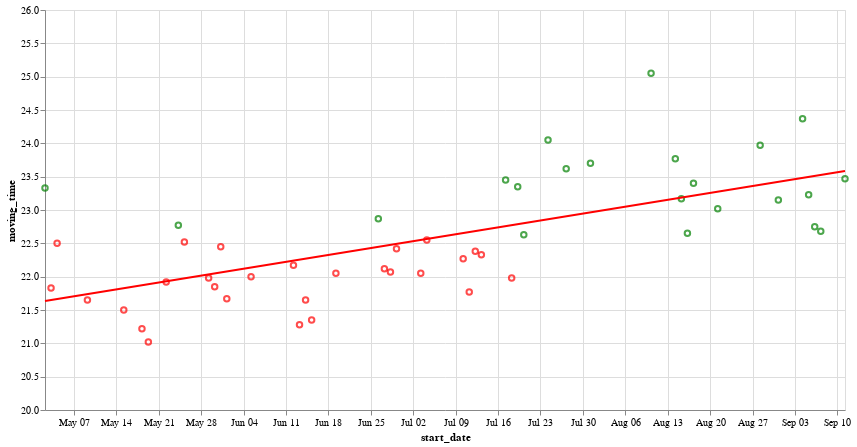

Notebook code for this chart:
### Code cell
cutoff = dff['moving_time'].mean()
print(cutoff)
chart = alt.Chart(dff).mark_point().encode(x=alt.X('start_date:T'), y=alt.Y('moving_time:Q', scale=alt.Scale(domain=[20, 26])), color=alt.condition(alt.datum.moving_time > cutoff, alt.value('green'), alt.value('red')), tooltip=['moving_time', alt.Tooltip('start_date:T')])# .add_params(alt.param(value=cutoff))
# chart = alt.Chart(dff).mark_point(color="purple").encode(x=alt.X('start_date:T'), y=alt.Y('moving_time:Q', scale=alt.Scale(domain=[20, 26])), tooltip=['moving_time', alt.Tooltip('start_date:T')])# .add_params(alt.param(value=cutoff))
# chart = alt.Chart(dff).mark_point().encode(x=alt.X('start_date:T'), y=alt.Y('moving_time:Q', scale=alt.Scale(domain=[20, 26])), color=alt.Color("moving_time", scale=alt.Scale(scheme='plasma')), tooltip=['moving_time', alt.Tooltip('start_date:T')])# .add_params(alt.param(value=cutoff))
reg = chart.transform_regression('start_date', 'moving_time').mark_line(color='red')
(chart + reg).properties(width=800, height=400)

### Figure 1 — Vega-Lite specification as saved in the notebook (floating-point values rounded to 4 significant figures)
{"config": {"view": {"continuousWidth": 300, "continuousHeight": 300}}, "layer": [{"mark": {"type": "point"}, "encoding": {"color": {"condition": {"test": "(datum.moving_time > 22.58)", "value": "green"}, "value": "red"}, "tooltip": [{"field": "moving_time", "type": "quantitative"}, {"field": "start_date", "type": "temporal"}], "x": {"field": "start_date", "type": "temporal"}, "y": {"field": "moving_time", "scale": {"domain": [20, 26]}, "type": "quantitative"}}}, {"mark": {"type": "line", "color": "red"}, "encoding": {"color": {"condition": {"test": "(datum.moving_time > 22.58)", "value": "green"}, "value": "red"}, "tooltip": [{"field": "moving_time", "type": "quantitative"}, {"field": "start_date", "type": "temporal"}], "x": {"field": "start_date", "type": "temporal"}, "y": {"field": "moving_time", "scale": {"domain": [20, 26]}, "type": "quantitative"}}, "transform": [{"on": "start_date", "regression": "moving_time"}]}], "data": {"name": "data-6d3c7a17ddc85f701956d06a5bc442c5"}, "height": 400, "width": 800, "$schema": "https://vega.github.io/schema/vega-lite/v5.8.0.json", "datasets": {"data-6d3c7a17ddc85f701956d06a5bc442c5": [{"name": "Dpnk", "start_date": "2023-09-11T05:53:25Z", "distance": 8.816, "moving_time": 23.47, "elapsed_time": 23.47, "elev_gain": 117.6, "avg_speed": 22.54, "max_speed": 40.62}, {"name": "Dpnk", "start_date": "2023-09-07T05:55:30Z", "distance": 8.808, "moving_time": 22.68, "elapsed_time": 22.68, "elev_gain": 117.7, "avg_speed": 23.3, "max_speed": 47.32}, {"name": "Dpnk", "start_date": "2023-09-06T05:58:01Z", "distance": 8.815, "moving_time": 22.75, "elapsed_time": 22.75, "elev_gain": 118.0, "avg_speed": 23.25, "max_speed": 40.19}, {"name": "Dpnk", "start_date": "2023-09-05T05:56:56Z", "distance": 8.821, "moving_time": 23.23, "elapsed_time": 23.23, "elev_gain": 117.5, "avg_speed": 22.78, "max_speed": 39.13}, {"name": "Dpnk", "start_date": "2023-09-04T05:55:08Z", "distance": 8.815, "moving_time": 24.37, "elapsed_time": 24.37, "elev_gain": 117.7, "avg_speed": 21.71, "max_speed": 38.86}, {"name": "Dpnk", "start_date": "2023-08-31T05:57:18Z", "distance": 8.814, "moving_time": 23.15, "elapsed_time": 23.15, "elev_gain": 117.7, "avg_speed": 22.85, "max_speed": 41.26}, {"name": "Dpnk", "start_date": "2023-08-28T05:53:45Z", "distance": 8.813, "moving_time": 23.97, "elapsed_time": 23.97, "elev_gain": 117.8, "avg_speed": 22.06, "max_speed": 41.29}, {"name": "Dpnk", "start_date": "2023-08-21T05:58:14Z", "distance": 8.794, "moving_time": 23.02, "elapsed_time": 23.02, "elev_gain": 117.5, "avg_speed": 22.92, "max_speed": 43.75}, {"name": "Dpnk", "start_date": "2023-08-17T05:55:04Z", "distance": 8.807, "moving_time": 23.4, "elapsed_time": 23.72, "elev_gain": 117.4, "avg_speed": 22.58, "max_speed": 42.62}, {"name": "Dpnk", "start_date": "2023-08-16T05:53:08Z", "distance": 8.806, "moving_time": 22.65, "elapsed_time": 22.65, "elev_gain": 117.5, "avg_speed": 23.33, "max_speed": 42.01}, {"name": "Dpnk ", "start_date": "2023-08-15T05:54:38Z", "distance": 8.813, "moving_time": 23.17, "elapsed_time": 23.33, "elev_gain": 119.7, "avg_speed": 22.82, "max_speed": 48.76}, {"name": "Dpnk ", "start_date": "2023-08-14T05:57:14Z", "distance": 8.795, "moving_time": 23.77, "elapsed_time": 23.9, "elev_gain": 117.8, "avg_speed": 22.2, "max_speed": 48.89}, {"name": "Dpnk ", "start_date": "2023-08-10T05:55:47Z", "distance": 8.813, "moving_time": 25.05, "elapsed_time": 25.23, "elev_gain": 117.7, "avg_speed": 21.11, "max_speed": 40.15}, {"name": "Dpnk ", "start_date": "2023-07-31T05:54:07Z", "distance": 8.848, "moving_time": 23.7, "elapsed_time": 51.78, "elev_gain": 120.1, "avg_speed": 22.4, "max_speed": 38.92}, {"name": "Dpnk ", "start_date": "2023-07-27T05:50:32Z", "distance": 8.801, "moving_time": 23.62, "elapsed_time": 23.68, "elev_gain": 117.8, "avg_speed": 22.36, "max_speed": 43.99}, {"name": "Dpnk ", "start_date": "2023-07-24T05:54:09Z", "distance": 8.827, "moving_time": 24.05, "elapsed_time": 24.05, "elev_gain": 117.8, "avg_speed": 22.02, "max_speed": 41.94}, {"name": "Dpnk ", "start_date": "2023-07-20T05:56:30Z", "distance": 8.805, "moving_time": 22.63, "elapsed_time": 22.8, "elev_gain": 117.8, "avg_speed": 23.34, "max_speed": 52.44}, {"name": "Dpnk ", "start_date": "2023-07-19T05:53:46Z", "distance": 8.855, "moving_time": 23.35, "elapsed_time": 24.3, "elev_gain": 121.8, "avg_speed": 22.76, "max_speed": 46.13}, {"name": "Dpnk ", "start_date": "2023-07-18T05:54:52Z", "distance": 8.817, "moving_time": 21.98, "elapsed_time": 22.02, "elev_gain": 117.9, "avg_speed": 24.07, "max_speed": 54.18}, {"name": "Dpnk ", "start_date": "2023-07-17T05:56:15Z", "distance": 8.807, "moving_time": 23.45, "elapsed_time": 23.53, "elev_gain": 117.8, "avg_speed": 22.54, "max_speed": 43.29}, {"name": "Dpnk ", "start_date": "2023-07-13T05:53:07Z", "distance": 8.826, "moving_time": 22.33, "elapsed_time": 22.33, "elev_gain": 121.6, "avg_speed": 23.71, "max_speed": 41.92}, {"name": "Dpnk ", "start_date": "2023-07-12T05:52:00Z", "distance": 8.82, "moving_time": 22.38, "elapsed_time": 22.52, "elev_gain": 120.8, "avg_speed": 23.64, "max_speed": 40.49}, {"name": "Dpnk ", "start_date": "2023-07-11T05:54:27Z", "distance": 8.834, "moving_time": 21.77, "elapsed_time": 21.77, "elev_gain": 117.9, "avg_speed": 24.35, "max_speed": 43.16}, {"name": "Dpnk ", "start_date": "2023-07-10T05:55:24Z", "distance": 8.823, "moving_time": 22.27, "elapsed_time": 22.38, "elev_gain": 120.3, "avg_speed": 23.77, "max_speed": 40.92}, {"name": "Dpnk ", "start_date": "2023-07-04T05:52:15Z", "distance": 8.806, "moving_time": 22.55, "elapsed_time": 22.55, "elev_gain": 117.7, "avg_speed": 23.43, "max_speed": 42.22}, {"name": "Dpnk ", "start_date": "2023-07-03T05:56:48Z", "distance": 8.813, "moving_time": 22.05, "elapsed_time": 22.05, "elev_gain": 117.8, "avg_speed": 23.98, "max_speed": 40.98}, {"name": "Dpnk ", "start_date": "2023-06-29T05:53:36Z", "distance": 8.823, "moving_time": 22.42, "elapsed_time": 22.42, "elev_gain": 120.3, "avg_speed": 23.62, "max_speed": 51.99}, {"name": "Dpnk ", "start_date": "2023-06-28T05:52:54Z", "distance": 8.835, "moving_time": 22.07, "elapsed_time": 22.07, "elev_gain": 117.9, "avg_speed": 24.02, "max_speed": 41.98}, {"name": "Dpnk ", "start_date": "2023-06-27T05:53:15Z", "distance": 8.808, "moving_time": 22.12, "elapsed_time": 22.12, "elev_gain": 120.9, "avg_speed": 23.9, "max_speed": 45.27}, {"name": "Dpnk ", "start_date": "2023-06-26T05:52:35Z", "distance": 8.81, "moving_time": 22.87, "elapsed_time": 23.02, "elev_gain": 118.0, "avg_speed": 23.12, "max_speed": 45.48}, {"name": "Dpnk ", "start_date": "2023-06-19T05:53:30Z", "distance": 8.846, "moving_time": 22.05, "elapsed_time": 22.05, "elev_gain": 121.1, "avg_speed": 24.07, "max_speed": 41.86}, {"name": "Dpnk ", "start_date": "2023-06-15T05:48:04Z", "distance": 8.144, "moving_time": 21.35, "elapsed_time": 21.9, "elev_gain": 100.0, "avg_speed": 22.89, "max_speed": 38.3}, {"name": "Dpnk ", "start_date": "2023-06-14T05:51:09Z", "distance": 8.802, "moving_time": 21.65, "elapsed_time": 21.65, "elev_gain": 121.8, "avg_speed": 24.39, "max_speed": 44.66}, {"name": "Dpnk ", "start_date": "2023-06-13T05:49:15Z", "distance": 8.826, "moving_time": 21.28, "elapsed_time": 21.28, "elev_gain": 117.4, "avg_speed": 24.88, "max_speed": 45.6}, {"name": "Dpnk ", "start_date": "2023-06-12T05:51:20Z", "distance": 8.775, "moving_time": 22.17, "elapsed_time": 22.17, "elev_gain": 117.8, "avg_speed": 23.75, "max_speed": 40.64}, {"name": "Dpnk ", "start_date": "2023-06-05T05:53:23Z", "distance": 8.736, "moving_time": 22.0, "elapsed_time": 22.1, "elev_gain": 120.5, "avg_speed": 23.82, "max_speed": 43.3}, {"name": "Dpnk ", "start_date": "2023-06-01T05:49:42Z", "distance": 8.831, "moving_time": 21.67, "elapsed_time": 21.67, "elev_gain": 120.5, "avg_speed": 24.45, "max_speed": 41.85}, {"name": "Dpnk ", "start_date": "2023-05-31T05:51:27Z", "distance": 8.827, "moving_time": 22.45, "elapsed_time": 22.67, "elev_gain": 121.6, "avg_speed": 23.59, "max_speed": 45.43}, {"name": "Dpnk ", "start_date": "2023-05-30T05:53:19Z", "distance": 8.847, "moving_time": 21.85, "elapsed_time": 21.85, "elev_gain": 121.1, "avg_speed": 24.29, "max_speed": 41.1}, {"name": "Dpnk ", "start_date": "2023-05-29T05:55:34Z", "distance": 8.856, "moving_time": 21.98, "elapsed_time": 22.05, "elev_gain": 120.4, "avg_speed": 24.17, "max_speed": 41.86}, {"name": "Dpnk ", "start_date": "2023-05-25T05:53:41Z", "distance": 8.888, "moving_time": 22.52, "elapsed_time": 22.85, "elev_gain": 121.3, "avg_speed": 23.68, "max_speed": 43.2}, {"name": "Dpnk ", "start_date": "2023-05-24T05:54:52Z", "distance": 8.865, "moving_time": 22.77, "elapsed_time": 23.13, "elev_gain": 123.2, "avg_speed": 23.36, "max_speed": 43.57}, {"name": "Dpnk ", "start_date": "2023-05-22T05:53:16Z", "distance": 8.842, "moving_time": 21.92, "elapsed_time": 21.92, "elev_gain": 117.7, "avg_speed": 24.21, "max_speed": 40.23}, {"name": "Dpnk ", "start_date": "2023-05-19T07:12:22Z", "distance": 8.957, "moving_time": 21.02, "elapsed_time": 22.38, "elev_gain": 121.9, "avg_speed": 25.57, "max_speed": 45.65}, {"name": "Dpnk ", "start_date": "2023-05-18T05:53:32Z", "distance": 8.902, "moving_time": 21.22, "elapsed_time": 21.22, "elev_gain": 120.7, "avg_speed": 25.17, "max_speed": 50.87}, {"name": "Dpnk ", "start_date": "2023-05-15T05:53:21Z", "distance": 8.817, "moving_time": 21.5, "elapsed_time": 21.5, "elev_gain": 120.7, "avg_speed": 24.61, "max_speed": 42.57}, {"name": "Dpnk ", "start_date": "2023-05-09T05:53:59Z", "distance": 9.084, "moving_time": 21.65, "elapsed_time": 21.73, "elev_gain": 122.4, "avg_speed": 25.17, "max_speed": 42.98}, {"name": "Dpnk ", "start_date": "2023-05-04T05:52:50Z", "distance": 9.015, "moving_time": 22.5, "elapsed_time": 22.5, "elev_gain": 122.1, "avg_speed": 24.04, "max_speed": 42.19}, {"name": "Dpnk ", "start_date": "2023-05-03T05:52:15Z", "distance": 9.014, "moving_time": 21.83, "elapsed_time": 21.83, "elev_gain": 122.4, "avg_speed": 24.77, "max_speed": 47.56}, {"name": "Dpnk ", "start_date": "2023-05-02T05:55:12Z", "distance": 9.068, "moving_time": 23.33, "elapsed_time": 24.92, "elev_gain": 121.8, "avg_speed": 23.32, "max_speed": 45.73}]}}
